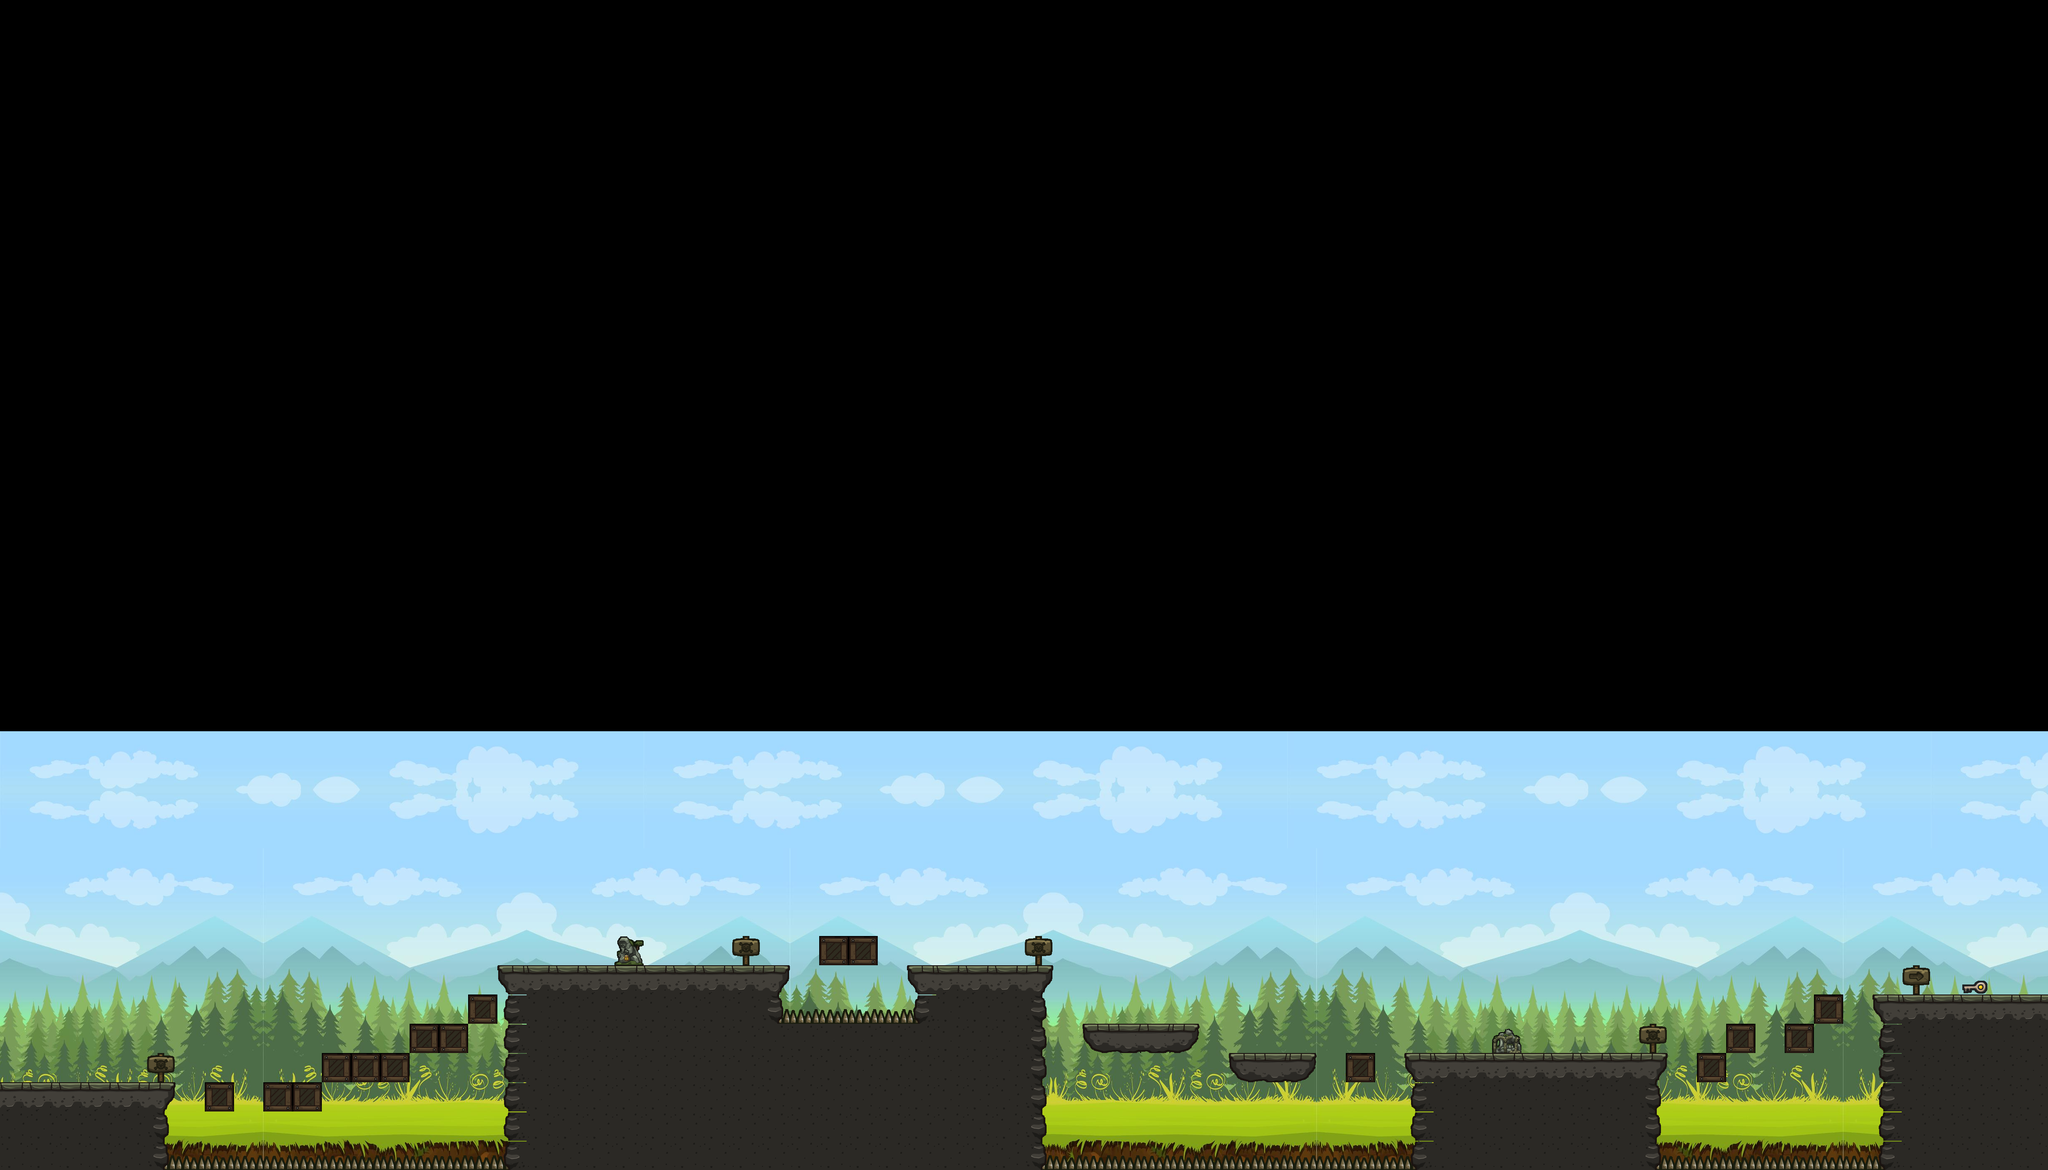

Tiled map render using the project's own tile images. Description and the map definition, with tile-layer contents summarised, below:
An orthogonal 70x40 tile map with 70x70 px tiles, 6 tile layers (back, piege, obstacles, key, ...), 2 tilesets and 2 objects (PlayerShowUpPoint, Level2End).

<map version="1.9" tiledversion="1.9.2" orientation="orthogonal" renderorder="right-down" width="70" height="40" tilewidth="70" tileheight="70" infinite="0" nextlayerid="8" nextobjectid="5">
 <tileset firstgid="1" source="back2version2.tsx" />
 <tileset firstgid="243" source="tileForProjetCPP2.tsx" />
 <layer id="1" name="back" width="70" height="40">
  <data>[2800 cells, 1050 non-empty, 125 distinct tile ids]</data>
 </layer>
 <layer id="3" name="piege" width="70" height="40">
  <data>[2800 cells, 42 non-empty, 1 distinct tile ids]</data>
 </layer>
 <layer id="4" name="obstacles" width="70" height="40">
  <data>[2800 cells, 2 non-empty, 2 distinct tile ids]</data>
 </layer>
 <layer id="7" name="key" width="70" height="40">
  <data>[2800 cells, 1 non-empty, 1 distinct tile ids]</data>
 </layer>
 <layer id="2" name="Calque de Tuiles 1" width="70" height="40">
  <data>[2800 cells, 238 non-empty, 10 distinct tile ids]</data>
 </layer>
 <objectgroup id="6" name="Object-player">
  <object id="1" name="PlayerShowUpPoint" x="124.242" y="2542.42" />
  <object id="3" name="Level2End" x="4760.61" y="1045.45" width="200" height="1739.39" />
 </objectgroup>
 <layer id="5" name="indcations" width="70" height="40">
  <data>[2800 cells, 5 non-empty, 2 distinct tile ids]</data>
 </layer>
</map>
